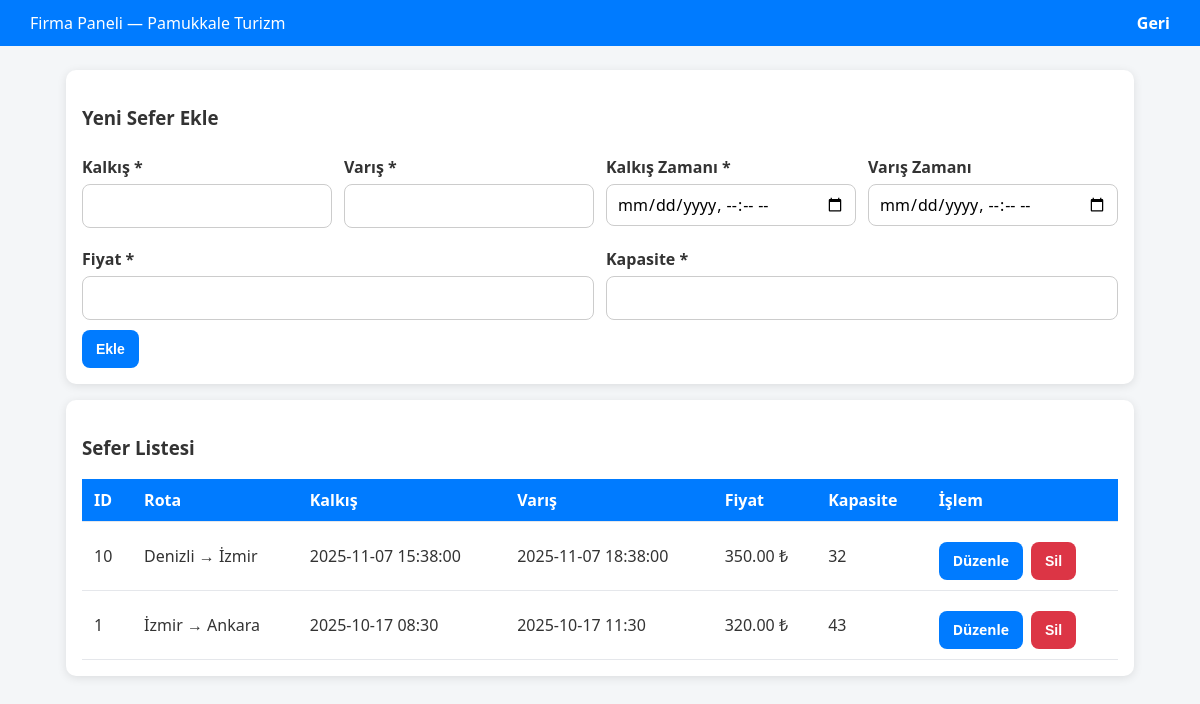
Page /manage_trips.php (signed in) on the committed database.
### tables this page shows
CREATE TABLE firms (
    id INTEGER PRIMARY KEY AUTOINCREMENT,
    name TEXT NOT NULL
, logo_path TEXT, created_at TEXT);

CREATE TABLE trips (
    id INTEGER PRIMARY KEY,
    company_id INTEGER NOT NULL,
    departure_city TEXT NOT NULL,
    destination_city TEXT NOT NULL,
    departure_time TEXT NOT NULL,
    arrival_time TEXT NOT NULL,
    price REAL NOT NULL,
    capacity INTEGER NOT NULL,
    created_at TEXT DEFAULT CURRENT_TIMESTAMP,
    FOREIGN KEY (company_id) REFERENCES firms(id)
);

### manage_trips.php (the view, shortened to what this page needs)
<?php
$company_id = (int)$_SESSION['company_id'];
try {
  $sqlitePath = getenv('SQLITE_PATH') ?: __DIR__ . '/sqlite/database.db';
  $db = new PDO('sqlite:' . $sqlitePath);
  $db->setAttribute(PDO::ATTR_ERRMODE, PDO::ERRMODE_EXCEPTION);
  $db->exec("PRAGMA foreign_keys = ON");
  $db->exec("PRAGMA busy_timeout = 3000");
} catch (Exception $e) { die("DB hata: ".htmlspecialchars($e->getMessage())); }
$firm = $db->prepare("SELECT id,name FROM firms WHERE id=?");
$firm->execute([$company_id]);
$firmRow = $firm->fetch(PDO::FETCH_ASSOC) ?: die("Firma bulunamadı.");
$editId = isset($_GET['edit']) ? (int)$_GET['edit'] : 0;
$editRow = null;
$rows = $db->prepare("SELECT * FROM trips WHERE company_id=? ORDER BY datetime(departure_time) DESC");
$rows->execute([$company_id]);
$list = $rows->fetchAll(PDO::FETCH_ASSOC);
?>
<!DOCTYPE html>
<html>
<head>
</head>
<body>
<div class="nav">
  <div>Firma Paneli — <?php echo htmlspecialchars($firmRow['name']);?></div>
  <div><a href="company_admin_panel.php">Geri</a></div>
</div>
<div class="wrap">
  <div class="card">
    <h3><?php echo $editId>0?'Seferi Düzenle':'Yeni Sefer Ekle';?></h3>
    <form method="POST">
      <div class="row">
        <div class="col"><label>Kalkış *</label><input name="departure_city" value="<?php echo htmlspecialchars($editRow['departure_city']??'');?>" required></div>
        <div class="col"><label>Varış *</label><input name="destination_city" value="<?php echo htmlspecialchars($editRow['destination_city']??'');?>" required></div>
        <div class="col"><label>Kalkış Zamanı *</label><input type="datetime-local" name="departure_time" value="<?php echo isset($editRow['departure_time'])?str_replace(' ','T',$editRow['departure_time']):'';?>" required></div>
        <div class="col"><label>Varış Zamanı</label><input type="datetime-local" name="arrival_time" value="<?php echo isset($editRow['arrival_time'])?str_replace(' ','T',$editRow['arrival_time']):'';?>"></div>
        <div class="col"><label>Fiyat *</label><input type="number" min="0" step="0.01" name="price" value="<?php echo htmlspecialchars($editRow['price']??'');?>" required></div>
        <div class="col"><label>Kapasite *</label><input type="number" min="1" step="1" name="capacity" value="<?php echo htmlspecialchars($editRow['capacity']??'');?>" required></div>
      </div>
      <div style="margin-top:10px">
        <button class="btn" type="submit"><?php echo $editId>0?'Güncelle':'Ekle';?></button>
      </div>
    </form>
  </div>
  <div class="card">
    <h3>Sefer Listesi</h3>
    <table>
      <thead><tr><th>ID</th><th>Rota</th><th>Kalkış</th><th>Varış</th><th>Fiyat</th><th>Kapasite</th><th>İşlem</th></tr></thead>
      <tbody>
        <?php if(!$list):?>
          <tr><td colspan="7">Kayıt yok.</td></tr>
        <?php else: foreach($list as $r):?>
          <tr>
            <td><?php echo (int)$r['id'];?></td>
            <td><?php echo htmlspecialchars($r['departure_city']." → ".$r['destination_city']);?></td>
            <td><?php echo htmlspecialchars($r['departure_time']);?></td>
            <td><?php echo htmlspecialchars($r['arrival_time']);?></td>
            <td><?php echo number_format((float)$r['price'],2);?> ₺</td>
            <td><?php echo (int)$r['capacity'];?></td>
            <td class="actions">
              <a class="btn" href="manage_trips.php?edit=<?php echo (int)$r['id'];?>">Düzenle</a>
              <form method="POST" style="display:inline" onsubmit="return confirm('Seferi silmek istiyor musunuz?');">
                <button class="btn btn-danger" type="submit">Sil</button>
              </form>
            </td>
          </tr>
        <?php endforeach; endif;?>
      </tbody>
    </table>
  </div>
</div>
</body>
</html>

### manage_trips.php (style rules this page uses)
* { box-sizing:border-box }
:root { --primary:#007bff; --primary-dark:#0056b3; --danger:#dc3545; --danger-dark:#b02a37; --bg:#f4f6f8; --card:#fff; --text:#333; --muted:#6b7280; --border:#e5e7eb; --success-bg:#e7f7ed; --success-bd:#a3d9ad; --success-fg:#1e7e34; --error-bg:#ffe8e8; --error-bd:#f5c2c7; --error-fg:#b02a37; --radius:10px; --shadow:0 2px 10px rgba(0,0,0,.10); }
html,body { height:100% }
body { font-family:'Segoe UI', Tahoma, Geneva, Verdana, sans-serif; background:var(--bg); color:var(--text); margin:0; }
.nav { background:var(--primary); color:#fff; display:flex; justify-content:space-between; align-items:center; padding:12px 30px; }
.nav a { color:#fff; text-decoration:none; font-weight:600; }
.wrap { max-width:1100px; margin:24px auto; padding:0 16px }
.card { background:var(--card); border-radius:var(--radius); box-shadow:var(--shadow); padding:16px; margin-bottom:16px; }
.row { display:flex; gap:12px; flex-wrap:wrap }
.col { flex:1; min-width:220px }
label { display:block; font-weight:600; margin:8px 0 6px }
input, select, textarea { width:100%; padding:10px 12px; border:1px solid #ccc; border-radius:8px; background:#fff; font:inherit; }
input[type="datetime-local"] { padding:8px 10px }
a.btn, button.btn, input[type="submit"].btn { display:inline-flex; align-items:center; justify-content:center; height:38px; padding:0 14px; line-height:1; font-weight:600; font-size:14px; border-radius:8px; border:none; text-decoration:none; cursor:pointer; background:var(--primary); color:#fff; transition:background .15s ease, transform .02s ease; }
.btn-danger { background:var(--danger) !important; }
table { width:100%; border-collapse:collapse; background:#fff; }
th, td { padding:10px 12px; border-bottom:1px solid var(--border); text-align:left; vertical-align:middle; }
th { background:var(--primary); color:#fff; position:sticky; top:0; z-index:1; }
.actions { display:flex; gap:8px; flex-wrap:wrap; margin-top:10px }

### rows in the picture
firms: name "Pamukkale Turizm"
trips: id "10", departure_city+destination_city "Denizli → İzmir", departure_time "2025-11-07 15:38:00", arrival_time "2025-11-07 18:38:00", price "350.00", capacity "32"
trips: id "1", departure_city+destination_city "İzmir → Ankara", departure_time "2025-10-17 08:30", arrival_time "2025-10-17 11:30", price "320.00", capacity "43"
